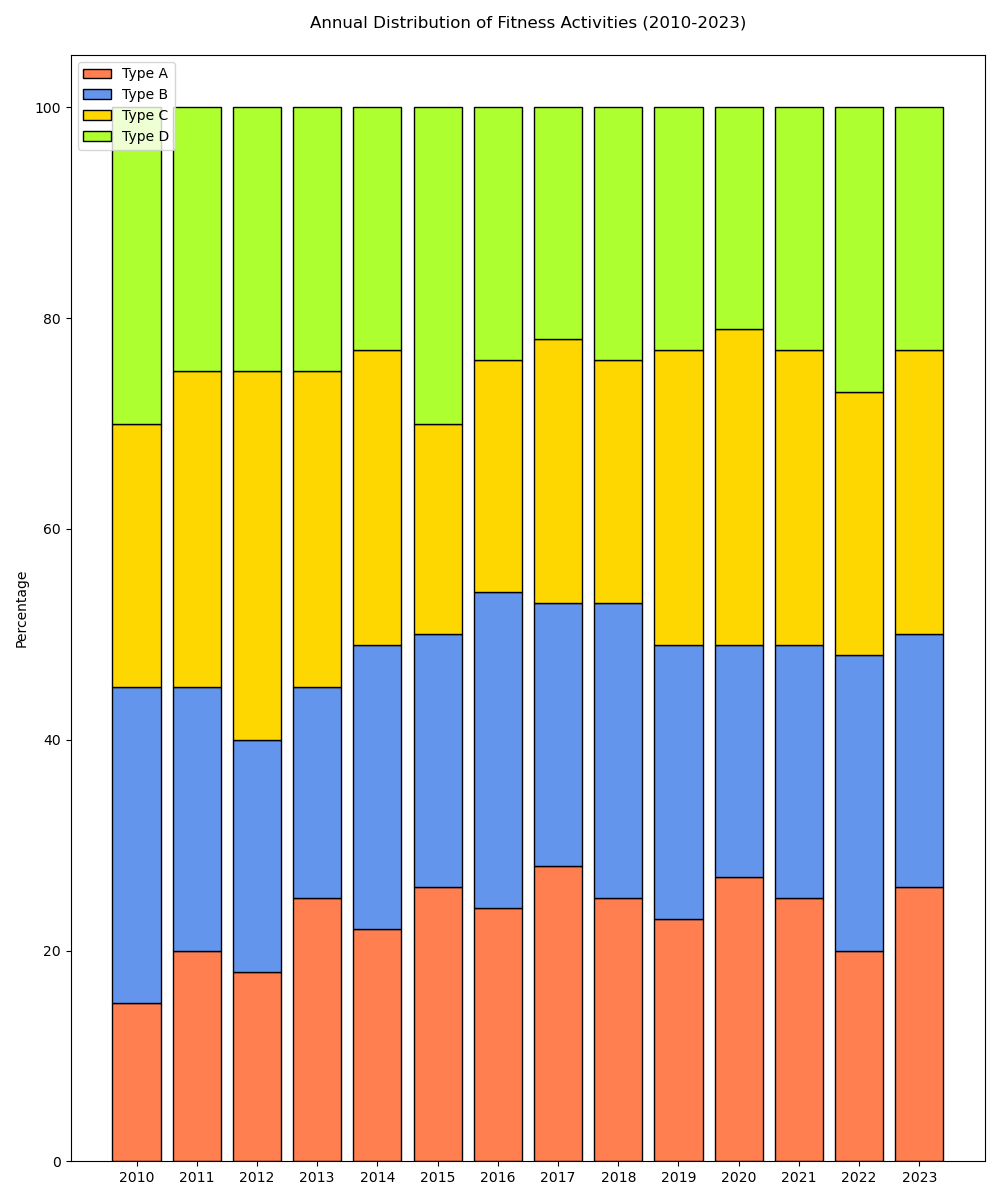

The script that drew this image:

import matplotlib.pyplot as plt
import numpy as np

categories = ['2010', '2011', '2012', '2013', '2014', '2015', '2016', '2017', '2018', '2019', '2020', '2021', '2022', '2023']
type_A = [15, 20, 18, 25, 22, 26, 24, 28, 25, 23, 27, 25, 20, 26]
type_B = [30, 25, 22, 20, 27, 24, 30, 25, 28, 26, 22, 24, 28, 24]
type_C = [25, 30, 35, 30, 28, 20, 22, 25, 23, 28, 30, 28, 25, 27]
type_D = [30, 25, 25, 25, 23, 30, 24, 22, 24, 23, 21, 23, 27, 23]

type_A = np.array(type_A)
type_B = np.array(type_B)
type_C = np.array(type_C)
type_D = np.array(type_D)

data = np.vstack([type_A, type_B, type_C, type_D])

fig, ax = plt.subplots(figsize=(10, 12))

colors = ['#FF7F50', '#6495ED', '#FFD700', '#ADFF2F']

width = 0.8
bars = ax.bar(categories, type_A, color=colors[0], edgecolor='black', width=width)
bars = ax.bar(categories, type_B, bottom=type_A, color=colors[1], edgecolor='black', width=width)
bars = ax.bar(categories, type_C, bottom=type_A + type_B, color=colors[2], edgecolor='black', width=width)
bars = ax.bar(categories, type_D, bottom=type_A + type_B + type_C, color=colors[3], edgecolor='black', width=width)

ax.set_ylabel('Percentage')
ax.set_title('Annual Distribution of Fitness Activities (2010-2023)', pad=20)
ax.legend(['Type A', 'Type B', 'Type C', 'Type D'], loc='upper left')

plt.tight_layout()
plt.show()
